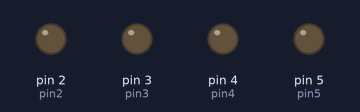
Bench run of a sketch on a simulated Arduino Uno, built with avr-gcc and run on an emulated ATmega328P. Parts: output pins drawn as LEDs (lit = HIGH).

Above: at 0.5 s.
At 2.5 s:
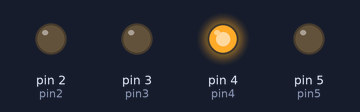
At 4.5 s:
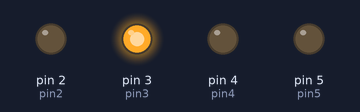
At 9.5 s:
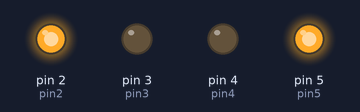
At 14.5 s:
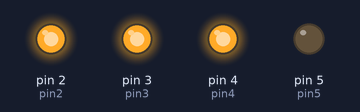
At 19.5 s:
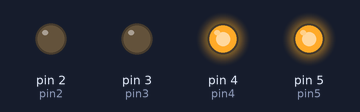
Timing chart, 0 to 20.8 s (numbered marks = the images above):
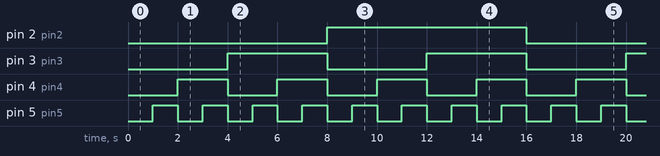

Measured:
- by itself, pin 2 (pin2): alternates HIGH for 8.0 s and LOW for 8.0 s
- by itself, pin 3 (pin3): alternates HIGH for 4.0 s and LOW for 4.0 s
- by itself, pin 4 (pin4): alternates HIGH for 2.0 s and LOW for 2.0 s
- by itself, pin 5 (pin5): alternates HIGH for 1.0 s and LOW for 1.0 s

The sketch:

5._LED_Binary_Counter.ino
```cpp
int pin2=2,pin3=3,pin4=4,pin5=5;
int t=1000;

void setup() {
  // put your setup code here, to run once:
pinMode(pin2,OUTPUT);
pinMode(pin3,OUTPUT);
pinMode(pin4,OUTPUT);
pinMode(pin5,OUTPUT);
}

void loop() {
  // put your main code here, to run repeatedly:
// 0 = 0000
digitalWrite(pin2,LOW);
digitalWrite(pin3,LOW);
digitalWrite(pin4,LOW);
digitalWrite(pin5,LOW);
delay(t);

// 1 = 0001
digitalWrite(pin2,LOW);
digitalWrite(pin3,LOW);
digitalWrite(pin4,LOW);
digitalWrite(pin5,HIGH);
delay(t);

// 2 = 0010
digitalWrite(pin2,LOW);
digitalWrite(pin3,LOW);
digitalWrite(pin4,HIGH);
digitalWrite(pin5,LOW);
delay(t);

// 3 = 0011
digitalWrite(pin2,LOW);
digitalWrite(pin3,LOW);
digitalWrite(pin4,HIGH);
digitalWrite(pin5,HIGH);
delay(t);

// 4 = 0100
digitalWrite(pin2,LOW);
digitalWrite(pin3,HIGH);
digitalWrite(pin4,LOW);
digitalWrite(pin5,LOW);
delay(t);

// 5 = 0101
digitalWrite(pin2,LOW);
digitalWrite(pin3,HIGH);
digitalWrite(pin4,LOW);
digitalWrite(pin5,HIGH);
delay(t);

// 6 = 0110
digitalWrite(pin2,LOW);
digitalWrite(pin3,HIGH);
digitalWrite(pin4,HIGH);
digitalWrite(pin5,LOW);
delay(t);

// 7 = 0111
digitalWrite(pin2,LOW);
digitalWrite(pin3,HIGH);
digitalWrite(pin4,HIGH);
digitalWrite(pin5,HIGH);
delay(t);

// 8 = 1000
digitalWrite(pin2,HIGH);
digitalWrite(pin3,LOW);
digitalWrite(pin4,LOW);
digitalWrite(pin5,LOW);
delay(t);

// 9 = 1001
digitalWrite(pin2,HIGH);
digitalWrite(pin3,LOW);
digitalWrite(pin4,LOW);
digitalWrite(pin5,HIGH);
delay(t);

// 10 = 1010
digitalWrite(pin2,HIGH);
digitalWrite(pin3,LOW);
digitalWrite(pin4,HIGH);
digitalWrite(pin5,LOW);
delay(t);

// 11 = 1011
digitalWrite(pin2,HIGH);
digitalWrite(pin3,LOW);
digitalWrite(pin4,HIGH);
digitalWrite(pin5,HIGH);
delay(t);

// 12 = 1100
digitalWrite(pin2,HIGH);
digitalWrite(pin3,HIGH);
digitalWrite(pin4,LOW);
digitalWrite(pin5,LOW);
delay(t);

// 13 = 1101
digitalWrite(pin2,HIGH);
digitalWrite(pin3,HIGH);
digitalWrite(pin4,LOW);
digitalWrite(pin5,HIGH);
delay(t);

// 14 = 1110
digitalWrite(pin2,HIGH);
digitalWrite(pin3,HIGH);
digitalWrite(pin4,HIGH);
digitalWrite(pin5,LOW);
delay(t);

// 15 = 1111
digitalWrite(pin2,HIGH);
digitalWrite(pin3,HIGH);
digitalWrite(pin4,HIGH);
digitalWrite(pin5,HIGH);
delay(t);
}
```
